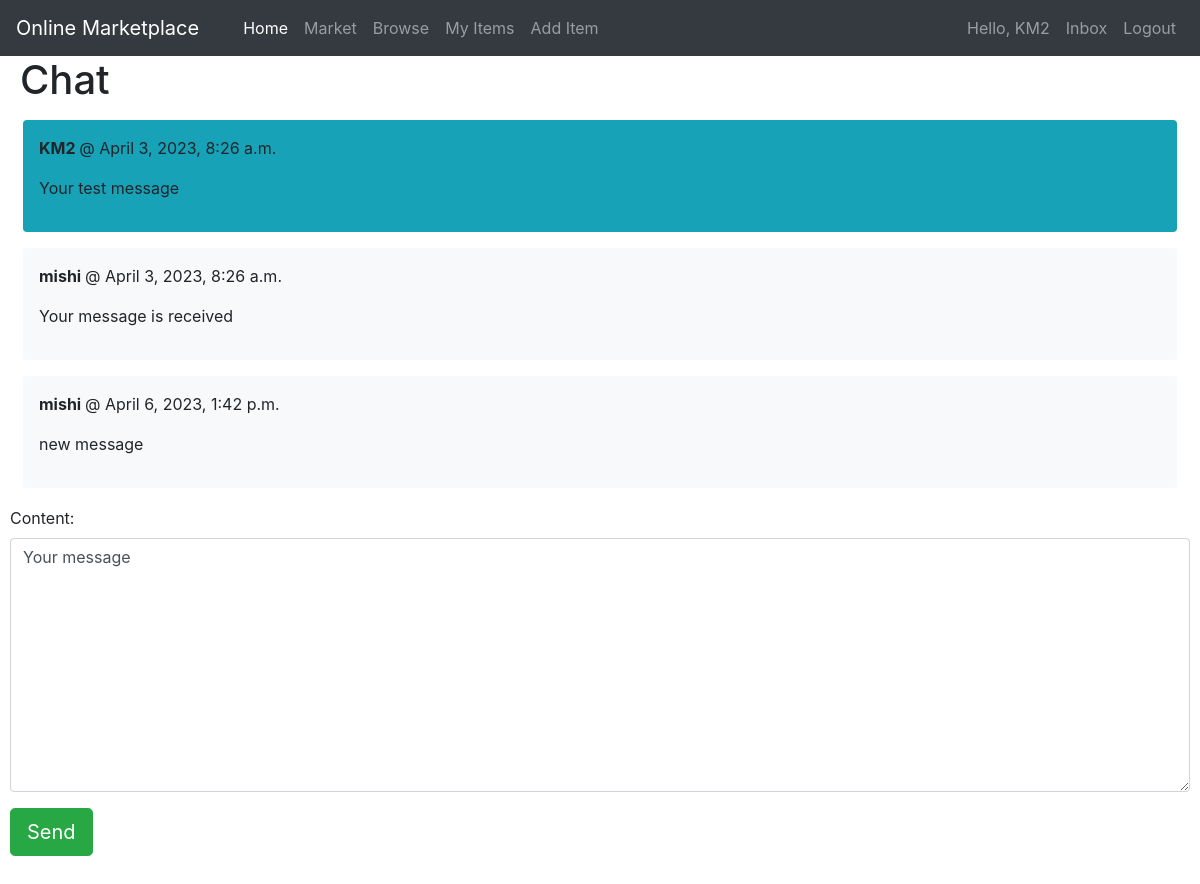
Page /inbox/detail_chat/2/ (signed in) on the committed database.
### chat/models.py (models this page shows)
class ChatMessage(models.Model):
    chat = models.ForeignKey(Chat, related_name='messages', on_delete=models.CASCADE)
    content = models.TextField(default="Your message")
    added_at = models.DateTimeField(auto_now_add=True)
    added_by = models.ForeignKey(User, related_name='created_messages', on_delete=models.CASCADE)

### chat/views.py (the view)
# urls.py: path('detail_chat/<int:id>/', views.detail_chat, name='detail_chat'),
@login_required
def detail_chat(request, id):
    chat = Chat.objects.filter(members__in=[request.user.id]).get(id=id)
    if request.method == 'POST':
        form = ChatMessageForm(request.POST or None)
        if form.is_valid():
            chat_message = form.save(commit=False)
            chat_message.chat = chat
            chat_message.added_by = request.user
            chat_message.save()
            chat.save()
            return redirect('chat:detail_chat', id=id)
        else:
            print(form.errors)
    else:
        form = ChatMessageForm()
    return render(request, 'chat/detail.html', context={'chat':chat,
                                                        'form': form})

### chat/forms.py
class ChatMessageForm(forms.ModelForm):
    class Meta:
        model = ChatMessage
        fields = ('content',)
        widgets = {
            'content': forms.Textarea(attrs={
                'class': 'form-control'
            })
        }

### chat/templates/chat/detail.html (shortened to what this page needs)
{% extends 'main/base.html' %}
{% block content %}
<h1 style="margin-left:20px">Chat</h1>
<div class="container-fluid">
    {% for message in chat.messages.all %}
        <div class="p-2">
            <div class="p-3 rounded {% if message.added_by == request.user %} bg-info {% else %} bg-light {% endif %}">
                <p><strong> {{ message.added_by.username }} </strong> @ {{ message.added_at }}</p>
                 <p>{{ message.content }}</p>
            </div>
        </div>
    {% endfor %}
</div>
<form method="post" action="{% url 'chat:detail_chat' chat.id %}" style="padding: 10px">
    {{ form.as_p }}
   <button class="btn btn-success btn-lg" type="submit">Send</button>
</form>
{% endblock %}

### main/templates/main/includes/navbar.html (shortened to what this page needs)
<nav class="navbar navbar-expand-md navbar-dark bg-dark">
    <a class="navbar-brand" href="{% url 'home' %}">Online Marketplace</a>
    <div class="collapse navbar-collapse" id="navbarNav">
        <ul class="navbar-nav mr-auto">
            <li class="nav-item active" id="navitems">
                <a class="nav-link" href="{% url 'home' %}">Home <span class="sr-only">(current)</span></a>
            </li>
            <li class="nav-item">
                <a class="nav-link" href="{% url 'items' %}">Market</a>
            </li>
            <li class="nav-item">
                <a class="nav-link" href="{% url 'browse' %}">Browse</a>
            </li>
            <li class="nav-item">
                {% if user.is_authenticated %}
                <a class="nav-link" href="{% url 'my_items' %}">My Items</a>
                {% else %}
                <a class="nav-link" href="{% url 'register' %}">My Items</a>
                {% endif %}
            </li>
            <li class="nav-item">
                {% if user.is_authenticated %}
                <a class="nav-link" href="{% url 'new' %}">Add Item</a>
                {% else %}
                <a class="nav-link" href="{% url 'register' %}">Add Item</a>
                {% endif %}
            </li>
        </ul>
        <ul class="navbar-nav">
            {% if user.is_authenticated %}
            <li class="nav-item">
                <a class="nav-link" href="#">Hello, {{ user.username }}</a>
            </li>
            <li class="nav-item">
                <a class="nav-link" href="{% url 'chat:inbox' %}">Inbox</a>
            </li>
            <li class="nav-item">
                <a class="nav-link" href="{% url 'logout' %}">Logout</a>
            </li>
            {% endif %}
        </ul>
    </div>
</nav>

### main/static/css/style.css (style rules this page uses)
html, body { width: 100%; height: 100vh; overflow-x: hidden; margin: 0; }
#navitems { padding-left: 20px; }

### rows in the picture
ChatMessage: added_by.username "KM2", added_at "April 3, 2023, 8:26 a.m.", content "Your test message"
ChatMessage: added_by.username "mishi", added_at "April 3, 2023, 8:26 a.m.", content "Your message is received"
ChatMessage: added_by.username "mishi", added_at "April 6, 2023, 1:42 p.m.", content "new message"

### other values in the picture
{{ user.username }} "KM2"
